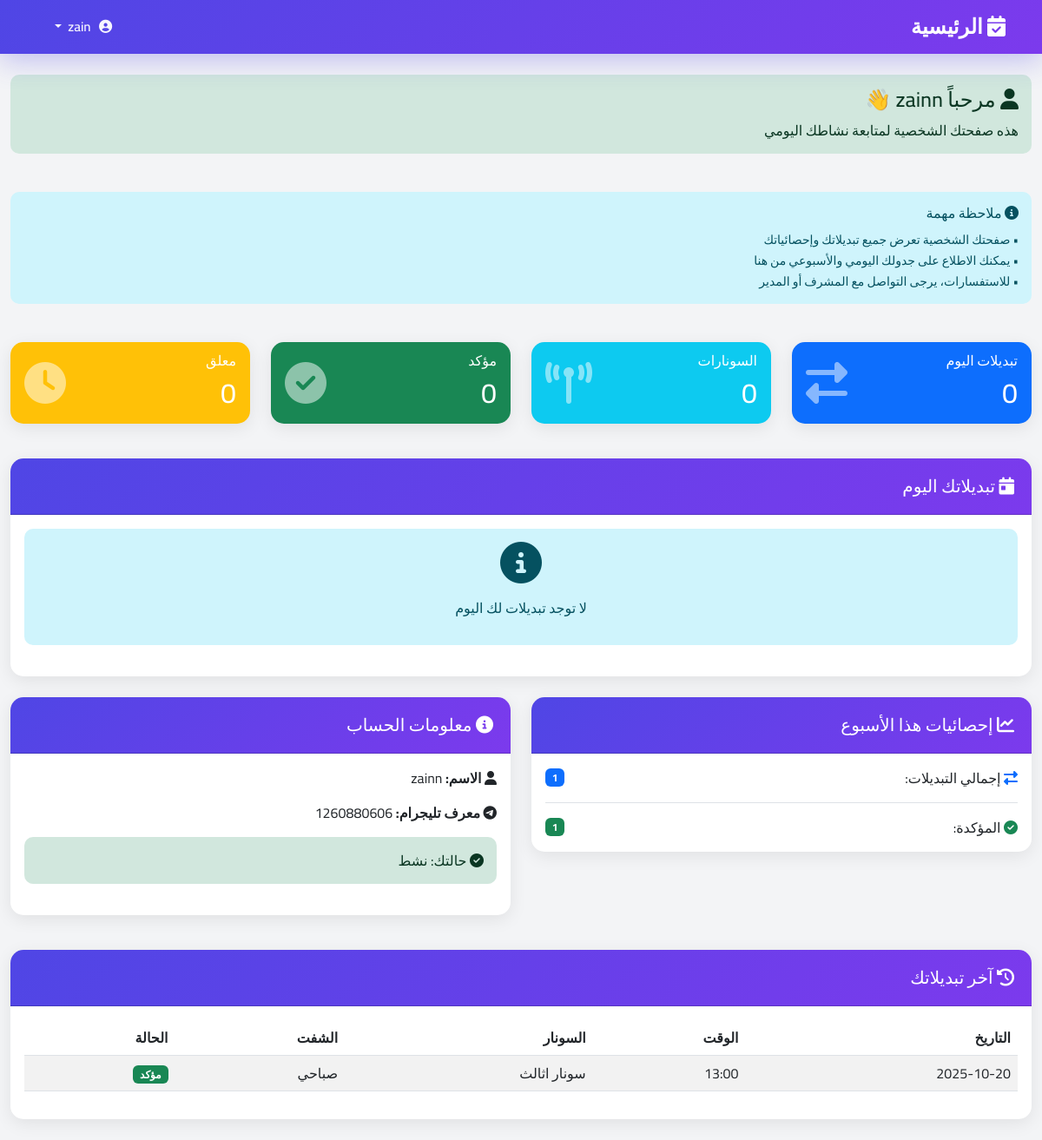
The page /dashboard/employee/ (signed in) on the database as committed earlier.
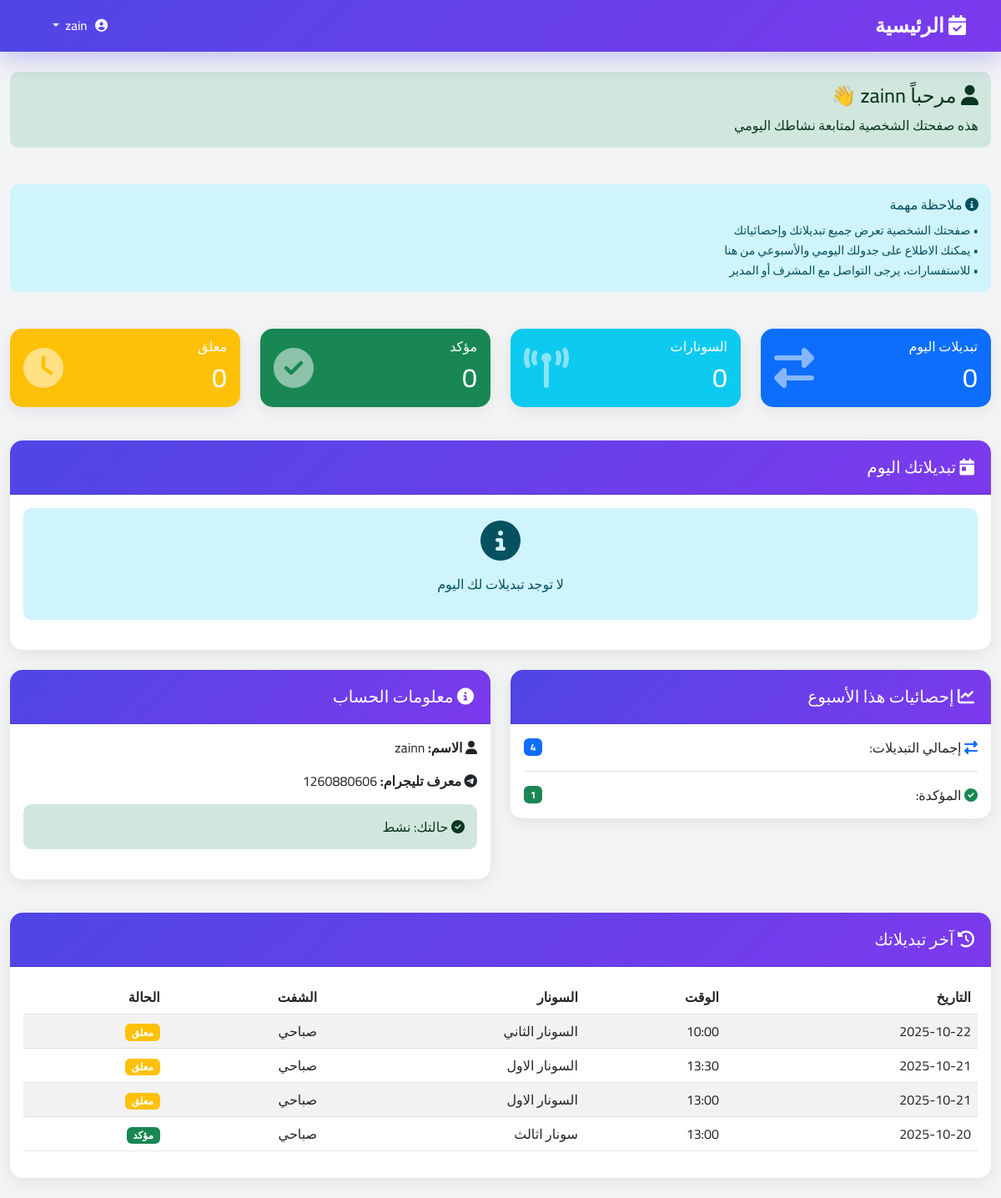
The same page on the database as committed later.
### shifts/models.py (models this page shows, shortened)
class EmployeeAssignment(models.Model):
    employee = models.ForeignKey(Employee, on_delete=models.CASCADE)
    sonar = models.ForeignKey(Sonar, on_delete=models.CASCADE, null=True, blank=True)  # يمكن أن يكون null للاحتياط
    shift = models.ForeignKey(Shift, on_delete=models.CASCADE)
    assigned_at = models.DateTimeField(default=timezone.now)
    rotation_number = models.IntegerField(default=0)
    confirmed = models.BooleanField(default=False)  # هل تم تأكيد التبديل؟
    notification_sent = models.BooleanField(default=False)  # هل تم إرسال الإشعار؟
    is_standby = models.BooleanField(default=False, verbose_name='في حالة احتياط')  # الموظف في راحة/احتياط
    work_duration_hours = models.FloatField(default=0.0, verbose_name='مدة العمل بالساعات')  # مدة العمل الفعلية
    employee_confirmed = models.BooleanField(default=False, verbose_name='تأكيد الموظف')
    employee_confirmed_at = models.DateTimeField(null=True, blank=True, verbose_name='وقت تأكيد الموظف')
    supervisor_confirmed = models.BooleanField(default=False, verbose_name='تأكيد المشرف')
    supervisor_confirmed_at = models.DateTimeField(null=True, blank=True, verbose_name='وقت تأكيد المشرف')
    supervisor_confirmed_by = models.ForeignKey(
        User,
        on_delete=models.SET_NULL,
        null=True,
        blank=True,
        related_name='confirmed_assignments',
        verbose_name='المشرف المؤكد'
    )
    class Meta:
        verbose_name = 'إسناد موظف'
        verbose_name_plural = 'إسنادات الموظفين'
        ordering = ['-assigned_at']

class Sonar(models.Model):
    name = models.CharField(max_length=50)
    active = models.BooleanField(default=True)  # لتحديد إذا كانت المحطة نشطة
    max_employees = models.IntegerField(default=1)  # عدد الموظفين المطلوب لكل محطة

class Shift(models.Model):
    SHIFT_CHOICES = [
        ('morning', 'صباحي'),
        ('evening', 'مسائي'),
        ('night', 'ليلي'),
    ]
    name = models.CharField(max_length=20, choices=SHIFT_CHOICES, unique=True)
    start_hour = models.IntegerField()
    end_hour = models.IntegerField()
    def __str__(self):
        return dict(self.SHIFT_CHOICES).get(self.name, self.name)

### shifts/views.py (the view)
# urls.py: path('dashboard/employee/', views.employee_dashboard, name='employee_dashboard'),
@employee_required
def employee_dashboard(request):
    try:
        employee = request.user.employee_profile
    except:
        messages.error(request, 'لم يتم العثور على ملف الموظف الخاص بك!')
        return redirect('login')
    today = timezone.now().date()
    today_assignments = EmployeeAssignment.objects.filter(
        employee=employee,
        assigned_at__date=today
    ).select_related('sonar', 'shift').order_by('assigned_at')
    sonars_today = today_assignments.values('sonar').distinct().count()
    total_shifts_today = today_assignments.count()
    confirmed_today = today_assignments.filter(supervisor_confirmed=True).count()
    pending_today = today_assignments.filter(supervisor_confirmed=False).count()
    recent_assignments = EmployeeAssignment.objects.filter(
        employee=employee
    ).select_related('sonar', 'shift').order_by('-assigned_at')[:10]
    week_start = today - timezone.timedelta(days=today.weekday())
    week_assignments = EmployeeAssignment.objects.filter(
        employee=employee,
        assigned_at__date__gte=week_start
    )
    week_total = week_assignments.count()
    week_confirmed = week_assignments.filter(supervisor_confirmed=True).count()
    context = {
        'user_role': 'employee',
        'employee': employee,
        'today_assignments': today_assignments,
        'sonars_today': sonars_today,
        'total_shifts_today': total_shifts_today,
        'confirmed_today': confirmed_today,
        'pending_today': pending_today,
        'recent_assignments': recent_assignments,
        'week_total': week_total,
        'week_confirmed': week_confirmed,
    }
    return render(request, 'dashboards/employee.html', context)

### templates/dashboards/employee.html (shortened to what the changed rows need)
{% extends 'base.html' %}
{% block content %}
<div class="container-fluid py-4">
    <div class="row mb-4">
        <div class="col-md-3 mb-3">
            <div class="card bg-primary text-white">
                <div class="card-body">
                    <div class="d-flex justify-content-between align-items-center">
                        <div>
                            <h2 class="mb-0">{{ total_shifts_today }}</h2>
                        </div>
                    </div>
                </div>
            </div>
        </div>
        <div class="col-md-3 mb-3">
            <div class="card bg-info text-white">
                <div class="card-body">
                    <div class="d-flex justify-content-between align-items-center">
                        <div>
                            <h2 class="mb-0">{{ sonars_today }}</h2>
                        </div>
                    </div>
                </div>
            </div>
        </div>
        <div class="col-md-3 mb-3">
            <div class="card bg-success text-white">
                <div class="card-body">
                    <div class="d-flex justify-content-between align-items-center">
                        <div>
                            <h2 class="mb-0">{{ confirmed_today }}</h2>
                        </div>
                    </div>
                </div>
            </div>
        </div>
        <div class="col-md-3 mb-3">
            <div class="card bg-warning text-white">
                <div class="card-body">
                    <div class="d-flex justify-content-between align-items-center">
                        <div>
                            <h2 class="mb-0">{{ pending_today }}</h2>
                        </div>
                    </div>
                </div>
            </div>
        </div>
    </div>
    <div class="row mb-4">
        <div class="col-md-6 mb-3">
            <div class="card">
                <div class="card-body">
                    <div class="d-flex justify-content-between align-items-center mb-3 pb-3 border-bottom">
                        <span><i class="fas fa-exchange-alt text-primary"></i> إجمالي التبديلات:</span>
                        <span class="badge bg-primary">{{ week_total }}</span>
                    </div>
                </div>
            </div>
        </div>
    </div>
    <div class="row">
        <div class="col-12">
            <div class="card">
                <div class="card-body">
                    <div class="table-responsive">
                        <table class="table table-striped">
                            <thead>
                                <tr>
                                    <th>التاريخ</th>
                                    <th>الوقت</th>
                                    <th>السونار</th>
                                    <th>الشفت</th>
                                    <th>الحالة</th>
                                </tr>
                            </thead>
                            <tbody>
                                {% for assignment in recent_assignments %}
                                <tr>
                                    <td>{{ assignment.assigned_at|date:"Y-m-d" }}</td>
                                    <td>{{ assignment.assigned_at|date:"H:i" }}</td>
                                    <td>{{ assignment.sonar.name }}</td>
                                    <td>{{ assignment.shift }}</td>
                                    <td>
                                        {% if assignment.confirmed %}
                                            <span class="badge bg-success">مؤكد</span>
                                        {% else %}
                                            <span class="badge bg-warning">معلق</span>
                                        {% endif %}
                                    </td>
                                </tr>
                                {% empty %}
                                <tr>
                                    <td colspan="5" class="text-center">لا توجد تبديلات سابقة</td>
                                </tr>
                                {% endfor %}
                            </tbody>
                        </table>
                    </div>
                </div>
            </div>
        </div>
    </div>
</div>
{% endblock %}

Rows that differ between the two databases and show on the page:
added EmployeeAssignment: assigned_at "2025-10-22", assigned_at "10:00", sonar.name "السونار الثاني", shift "صباحي", confirmed "معلق"
added EmployeeAssignment: assigned_at "2025-10-21", assigned_at "13:30", sonar.name "السونار الاول", shift "صباحي", confirmed "معلق"
added EmployeeAssignment: assigned_at "2025-10-21", assigned_at "13:00", sonar.name "السونار الاول", shift "صباحي", confirmed "معلق"
Other text that changed with them:
{{ week_total }}: "1" → "4"
